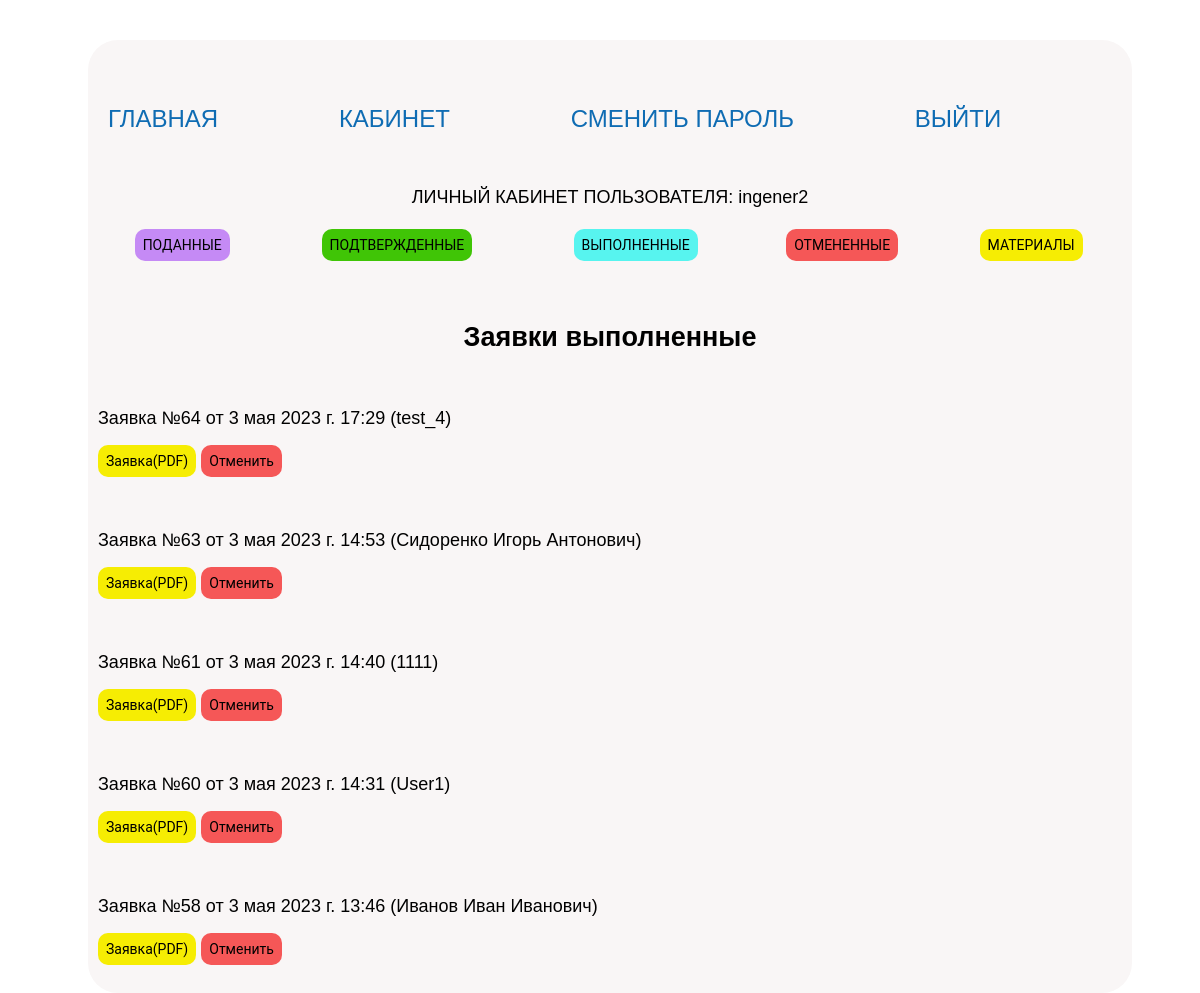
The page /all_applications_done/ (signed in) on the database as committed earlier.
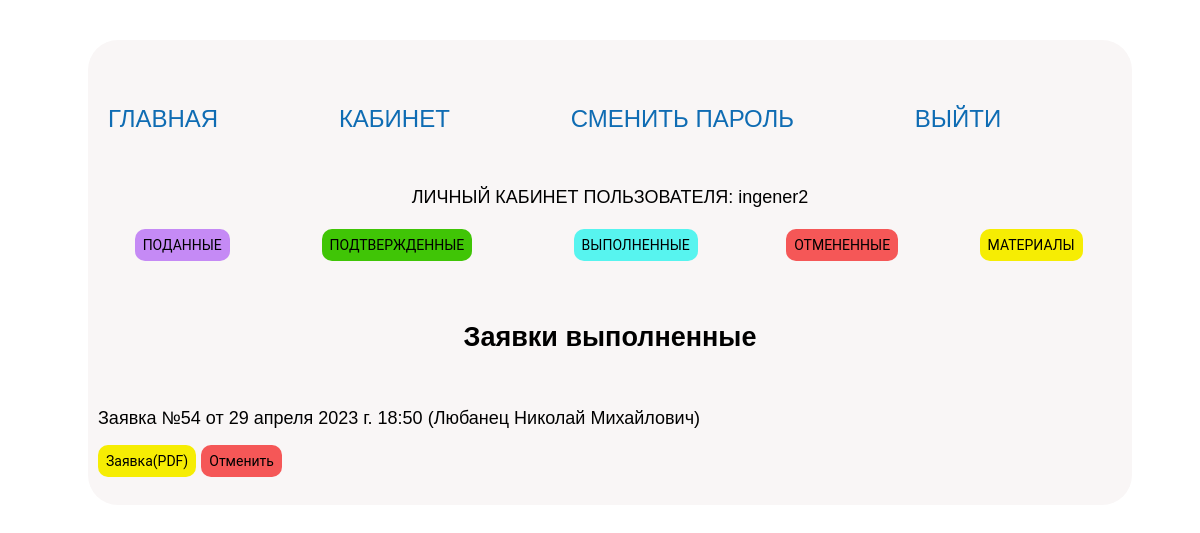
The same page on the database as committed later.
### main/models.py (models this page shows, shortened)
class Application(models.Model):
    aplic_user = models.ForeignKey(
        User,
        null=True,
        on_delete=models.SET_NULL,
        verbose_name="Пользователь",
    )
    aplic_status = models.ForeignKey(
        Aplic_status,
        null=True,
        on_delete=models.SET_NULL,
        verbose_name="Статус заявки",
    )
    aplic_date = models.DateTimeField(
        auto_now_add=True, verbose_name="Дата добавления заявки"
    )
    user_fio = models.CharField(
        max_length=2000, null=True, verbose_name="ФИО заявителя"
    )
    user_telephon = models.CharField(
        max_length=2000, null=True, verbose_name="Телефон заявителя"
    )
    user_email = models.CharField(
        max_length=2000, null=True, verbose_name="Электронная почта заявителя"
    )
    org_name = models.CharField(
        max_length=2000, null=True, verbose_name="Наименование организации"
    )
    org_adress_ur = models.CharField(
        max_length=2000, null=True, verbose_name="Адрес организации (юридический)"
    )
    org_adress_f = models.CharField(
        max_length=2000, null=True, verbose_name="Адрес организации (фактический)"
    )
    org_bank_name = models.CharField(
        max_length=2000, null=True, verbose_name="Банк")
    org_bank_adress = models.CharField(
        max_length=2000, null=True, verbose_name="Адрес банка"
    )
    org_bank_rs = models.CharField(
        max_length=2000, null=True, verbose_name="Рассчетный счет"
    )
    org_bank_kod = models.CharField(
        max_length=2000, null=True, verbose_name="Код банка"
    )
    org_bank_unp = models.CharField(
        max_length=2000, null=True, verbose_name="УНП")
    org_bank_okpo = models.CharField(
        max_length=2000, null=True, verbose_name="ОКПО")
    org_contakt_data = models.CharField(
        max_length=2000, null=True, verbose_name="Контактные данные"
    )
    org_director_name = models.CharField(
        max_length=2000, null=True, verbose_name="Ф.И.О. руководителя"
    )
    org_deystvie = models.CharField(
        max_length=2000, null=True, verbose_name="Действует на основании"
    )
    sposob_svarki = models.ForeignKey(
        Welding_method,
        null=True,
        on_delete=models.SET_NULL,
        verbose_name="Способ сварки",
    )
    sheet_butt_weld_steel_grade = models.CharField(
        max_length=2000, null=True, verbose_name="Марка стали листа - Стыковой шов"
    )
    sheet_butt_weld_min_thickn = models.CharField(
        max_length=2000,
        null=True,
        verbose_name="Минимальная толщина листа - Стыковой шов",
    )
    sheet_butt_weld_max_thickn = models.CharField(
        max_length=2000,
        null=True,
        verbose_name="Максимальная толщина листа - Стыковой шов",
    )
    sheet_butt_weld_position = models.CharField(
        max_length=2000,
        null=True,
        verbose_name="Пространственное положение листа - Стыковой шов",
    )
    sheet_fillet_weld_steel_grade = models.CharField(
        max_length=2000, null=True, verbose_name="Марка стали листа - Угловой шов"
    )
    sheet_fillet_weld_min_thickn = models.CharField(
        max_length=2000,
        null=True,
        verbose_name="Минимальная толщина листа - Угловой шов",
    )
    sheet_fillet_weld_max_thickn = models.CharField(
        max_length=2000,
        null=True,
        verbose_name="Максимальная толщина листа - Угловой шов",
    )
    sheet_fillet_weld_position = models.CharField(
        max_length=2000,
        null=True,
        verbose_name="Пространственное положение листа - Угловой шов",
    )
    tube_butt_weld_steel_grade = models.CharField(
        max_length=2000, null=True, verbose_name="Марка стали трубы - Стыковой шов"
    )
    tube_butt_weld_min_thickn = models.CharField(
        max_length=2000,
        null=True,
        verbose_name="Минимальная толщина стенки трубы - Стыковой шов",
    )
    tube_butt_weld_max_thickn = models.CharField(
        max_length=2000,
        null=True,
        verbose_name="Максимальная толщина стенки трубы - Стыковой шов",
    )
    tube_butt_weld_min_diam = models.CharField(
        max_length=2000,
        null=True,
        verbose_name="Минимальный диаметр трубы - Стыковой шов",
    )
    tube_butt_weld_max_diam = models.CharField(
        max_length=2000,
        null=True,
        verbose_name="Максимальный диаметр трубы - Стыковой шов",
    )
    tube_butt_weld_position = models.CharField(
        max_length=2000,
        null=True,
        verbose_name="Пространственное положение  трубы - Стыковой шов",
    )
    tube_fillet_weld_steel_grade = models.CharField(
        max_length=2000, null=True, verbose_name="Марка стали трубы - Угловой шов"
    )
    tube_fillet_weld_min_thickn = models.CharField(
        max_length=2000,
        null=True,
        verbose_name="Минимальная толщина стенки трубы - Угловой шов",
    )
    tube_fillet_weld_max_thickn = models.CharField(
        max_length=2000,
        null=True,
        verbose_name="Максимальная толщина стенки трубы - Угловой шов",
    )
    tube_fillet_weld_min_diam = models.CharField(
        max_length=2000,
        null=True,
        verbose_name="Минимальный диаметр трубы - Угловой шов",
    )
    tube_fillet_weld_max_diam = models.CharField(
        max_length=2000,
        null=True,
        verbose_name="Максимальный диаметр трубы - Угловой шов",
    )
    tube_fillet_weld_position = models.CharField(
        max_length=2000,
        null=True,
        verbose_name="Пространственное положение  трубы - Угловой шов",
    )
    gpn = models.CharField(
        max_length=2000,
        null=True,
        verbose_name="Подведомственные Госпромнадзору МЧС РБ",
    )
    mas = models.CharField(
        max_length=2000,
        null=True,
        verbose_name="Подведомственные Министерству архитектуры и строительства РБ",
    )
    welder_name = models.CharField(
        max_length=2000,
        null=True,
        verbose_name="Имя сварщика",
    )
    welder_brand = models.CharField(
        max_length=2000,
        null=True,
        verbose_name="Клеймо сварщика",
    )
    welder_card_id = models.CharField(
        max_length=2000,
        null=True,
        default="---",
        verbose_name="Номер удостоверения сварщика",
    )
    welder_passport = models.CharField(
        max_length=2000,
        null=True,
        verbose_name="Паспорт сварщика",
    )
    welder_date_birth = models.CharField(
        max_length=2000,
        null=True,
        verbose_name="Дата рождения сварщика",
    )
    start_date = models.CharField(
        max_length=2000,
        null=True,
        default="NULL",
        verbose_name="Дата начала контроля",
    )
    end_date = models.CharField(
        max_length=2000,
        null=True,
        verbose_name="Дата окончания контроля",
    )
    welder_material = models.CharField(
        max_length=2000,
        null=True,
        default="---",
        verbose_name="Сварочный материал",
    )
    weld_main_material_plate = models.CharField(
        max_length=2000,
        null=True,
        default="---",
        verbose_name="Материал основной - Лист",
    )
    weld_main_material_tube = models.CharField(
        max_length=2000,
        null=True,
        default="---",
        verbose_name="Материал основной - Труба",
    )
    chef_kom_pos = models.CharField(
        max_length=2000,
        null=True,
        verbose_name="Должность председателя комиссии",
    )
    chef_kom_fio = models.CharField(
        max_length=2000,
        null=True,
        verbose_name="Имя председателя комиссии",
    )
    kom_pos = models.CharField(
        max_length=2000,
        null=True,
        verbose_name="Должность члена комиссии",
    )
    kom_fio = models.CharField(
        max_length=2000,
        null=True,
        verbose_name="Имя члена комиссии",
    )
    class Meta:
        verbose_name = "Заявка"
        verbose_name_plural = "Заявки"

### main/views.py (the view)
@login_required(login_url=reverse_lazy("login"))
def all_applications_done(request):
    title = "Заявки выполненные"
    username = str(request.user)
    if username == "admin":
        group = "admin"
    else:
        user = get_object_or_404(User, username=username)
        group = str(user.groups.get(user=user.id))
    if group == "customer":
        result = Application.objects.filter(
            Q(aplic_status_id="4") & Q(aplic_user_id=request.user.id)
        ).order_by("-aplic_date")
    elif group == "engineer":
        result = Application.objects.filter(
            aplic_status_id="4").order_by("-aplic_date")
    return render(
        request,
        "main/all_applications_done.html",
        {
            "title": title,
            "result": result,
            "group": group,
        },
    )

### main/templates/main/all_applications_done.html (shortened to what this page needs)
{% extends 'main/private_office_s1.html' %} {% block content_1 %}
<br /><br />
<h2><p class="center">Заявки выполненные</p></h2>
{% if group == "engineer" %}
{% for i in result %}
<br />
<p>Заявка №{{ i.id }} от {{ i.aplic_date }} ({{i.user_fio}})</p>
<p>
  <a href="{% url 'pdf_application' pk=i.id %}">
    <button class="button pdf_z">Заявка(PDF)</button></a>
  <a href="{% url 'application_cancel' pk=i.id %}">
    <button class="button otm">Отменить</button></a>
</p>
{% endfor %} {% endif %} {% endblock %}

Rows that differ between the two databases and show on the page:
removed Application: id "64", aplic_date "3 мая 2023 г. 17:29", user_fio "test_4"
removed Application: id "63", aplic_date "3 мая 2023 г. 14:53", user_fio "Сидоренко Игорь Антонович"
removed Application: id "61", aplic_date "3 мая 2023 г. 14:40", user_fio "1111"
removed Application: id "60", aplic_date "3 мая 2023 г. 14:31", user_fio "User1"
removed Application: id "58", aplic_date "3 мая 2023 г. 13:46", user_fio "Иванов Иван Иванович"
now on this page (row edited): Application: id "54", aplic_date "29 апреля 2023 г. 18:50", user_fio "Любанец Николай Михайлович"
